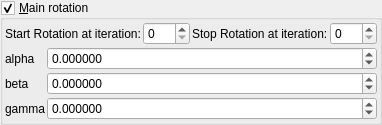
       <widget class="MyGroupBox" name="groupCheck_mandelbox_main_rotation_enabled">
        <property name="title">
         <string>&amp;Main rotation</string>
        </property>
        <property name="checkable">
         <bool>true</bool>
        </property>
        <layout class="QVBoxLayout" name="verticalLayout_3" stretch="0,0">
         <property name="spacing">
          <number>2</number>
         </property>
         <property name="leftMargin">
          <number>2</number>
         </property>
         <property name="topMargin">
          <number>2</number>
         </property>
         <property name="rightMargin">
          <number>2</number>
         </property>
         <property name="bottomMargin">
          <number>2</number>
         </property>
         <item>
          <layout class="QGridLayout" name="gridLayout">
           <item row="0" column="1">
            <widget class="MySpinBox" name="spinboxInt_transf_start_iterations_R">
             <property name="sizePolicy">
              <sizepolicy hsizetype="Minimum" vsizetype="Maximum">
               <horstretch>0</horstretch>
               <verstretch>0</verstretch>
              </sizepolicy>
             </property>
             <property name="maximum">
              <number>999</number>
             </property>
            </widget>
           </item>
           <item row="0" column="2">
            <widget class="QLabel" name="label_248">
             <property name="text">
              <string>Stop Rotation at iteration:</string>
             </property>
            </widget>
           </item>
           <item row="0" column="4">
            <widget class="MySpinBox" name="spinboxInt_transf_stop_iterations_R">
             <property name="sizePolicy">
              <sizepolicy hsizetype="Minimum" vsizetype="Maximum">
               <horstretch>0</horstretch>
               <verstretch>0</verstretch>
              </sizepolicy>
             </property>
             <property name="maximum">
              <number>999</number>
             </property>
            </widget>
           </item>
           <item row="0" column="0">
            <widget class="QLabel" name="label_249">
             <property name="text">
              <string>Start Rotation at iteration:</string>
             </property>
            </widget>
           </item>
          </layout>
         </item>
         <item>
          <layout class="QGridLayout" name="gridLayout_21" columnstretch="0,1">
           <property name="spacing">
            <number>2</number>
           </property>
           <item row="1" column="0">
            <widget class="QLabel" name="label_43">
             <property name="text">
              <string notr="true">alpha</string>
             </property>
            </widget>
           </item>
           <item row="2" column="0">
            <widget class="QLabel" name="label_54">
             <property name="text">
              <string notr="true">beta</string>
             </property>
            </widget>
           </item>
           <item row="3" column="0">
            <widget class="QLabel" name="label_55">
             <property name="text">
              <string notr="true">gamma</string>
             </property>
            </widget>
           </item>
           <item row="1" column="1">
            <widget class="MyDoubleSpinBox" name="spinboxd3_mandelbox_rotation_main_x">
             <property name="sizePolicy">
              <sizepolicy hsizetype="Minimum" vsizetype="Maximum">
               <horstretch>0</horstretch>
               <verstretch>0</verstretch>
              </sizepolicy>
             </property>
             <property name="prefix">
              <string/>
             </property>
             <property name="suffix">
              <string/>
             </property>
             <property name="decimals">
              <number>6</number>
             </property>
             <property name="minimum">
              <double>-180.000000000000000</double>
             </property>
             <property name="maximum">
              <double>180.000000000000000</double>
             </property>
             <property name="singleStep">
              <double>1.000000000000000</double>
             </property>
            </widget>
           </item>
           <item row="2" column="1">
            <widget class="MyDoubleSpinBox" name="spinboxd3_mandelbox_rotation_main_y">
             <property name="sizePolicy">
              <sizepolicy hsizetype="Minimum" vsizetype="Maximum">
               <horstretch>0</horstretch>
               <verstretch>0</verstretch>
              </sizepolicy>
             </property>
             <property name="prefix">
              <string/>
             </property>
             <property name="suffix">
              <string/>
             </property>
             <property name="decimals">
              <number>6</number>
             </property>
             <property name="minimum">
              <double>-180.000000000000000</double>
             </property>
             <property name="maximum">
              <double>180.000000000000000</double>
             </property>
             <property name="singleStep">
              <double>1.000000000000000</double>
             </property>
            </widget>
           </item>
           <item row="3" column="1">
            <widget class="MyDoubleSpinBox" name="spinboxd3_mandelbox_rotation_main_z">
             <property name="sizePolicy">
              <sizepolicy hsizetype="Minimum" vsizetype="Maximum">
               <horstretch>0</horstretch>
               <verstretch>0</verstretch>
              </sizepolicy>
             </property>
             <property name="prefix">
              <string/>
             </property>
             <property name="suffix">
              <string/>
             </property>
             <property name="decimals">
              <number>6</number>
             </property>
             <property name="minimum">
              <double>-180.000000000000000</double>
             </property>
             <property name="maximum">
              <double>180.000000000000000</double>
             </property>
             <property name="singleStep">
              <double>1.000000000000000</double>
             </property>
            </widget>
           </item>
          </layout>
         </item>
        </layout>
       </widget>
